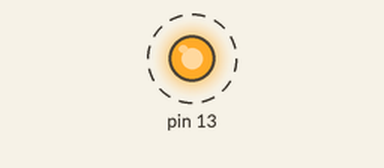
A sketch run on a simulated Arduino Uno, built with avr-gcc and run on an emulated ATmega328P. On the bench: output pins drawn as LEDs (lit = HIGH). Dashed ring = blinking.

Above: at 0.1 s.
Timing chart, 0 to 3.0 s (numbered marks = the images above):
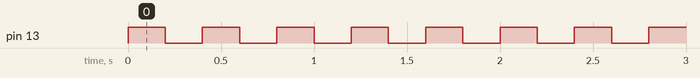

Measured:
- by itself, pin 13: alternates HIGH for 0.20 s and LOW for 0.20 s

The sketch:

Toggle_LED.ino
```cpp
#include <avr/io.h>
#include <util/delay.h>
/*
 * This Program Toogle the LED built-in (Pin 13)
 */
int main()
{
  DDRB = 0;
  DDRB |= (1 << DDB5);

  while (1){
      PORTB ^= (1 << PORTB5);
      _delay_ms(200);
  }
  return 0;
}
```
